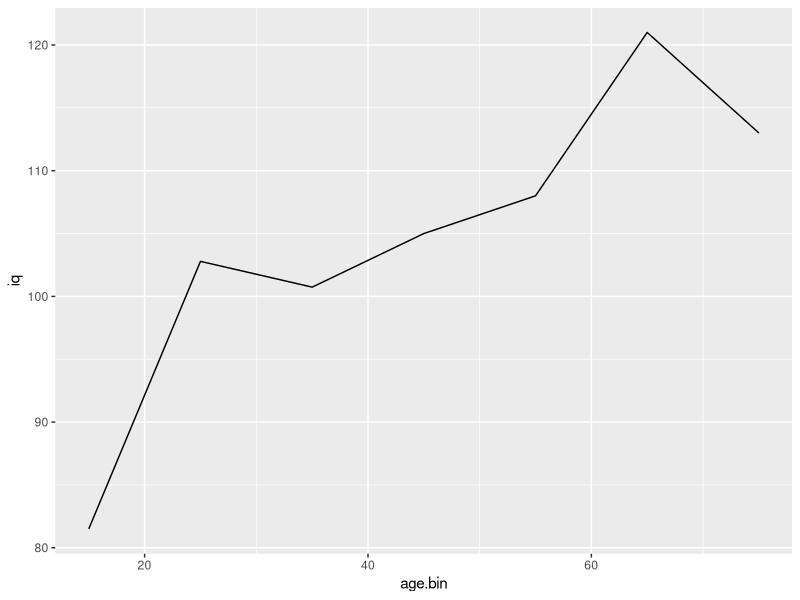
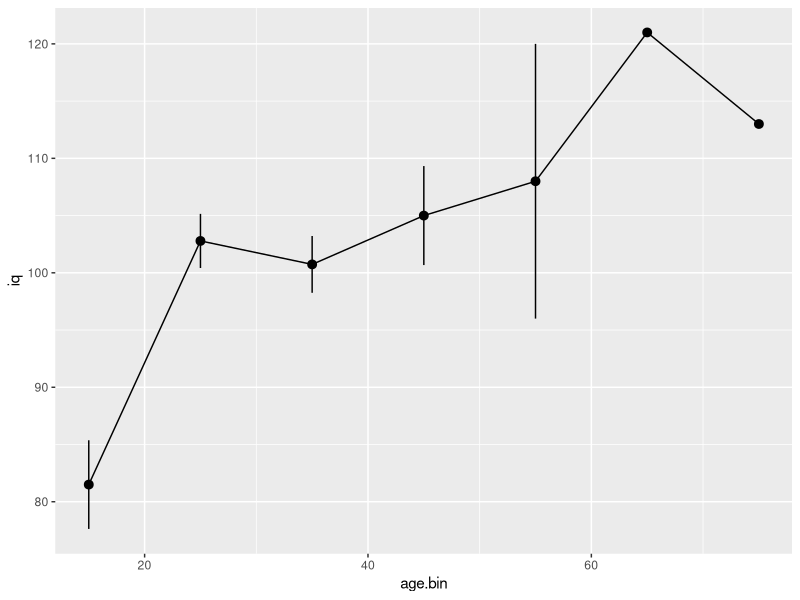
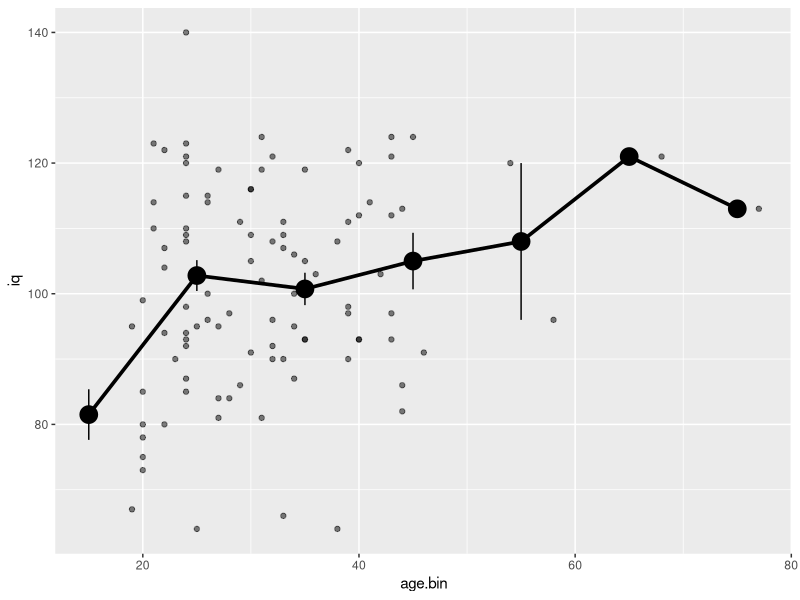
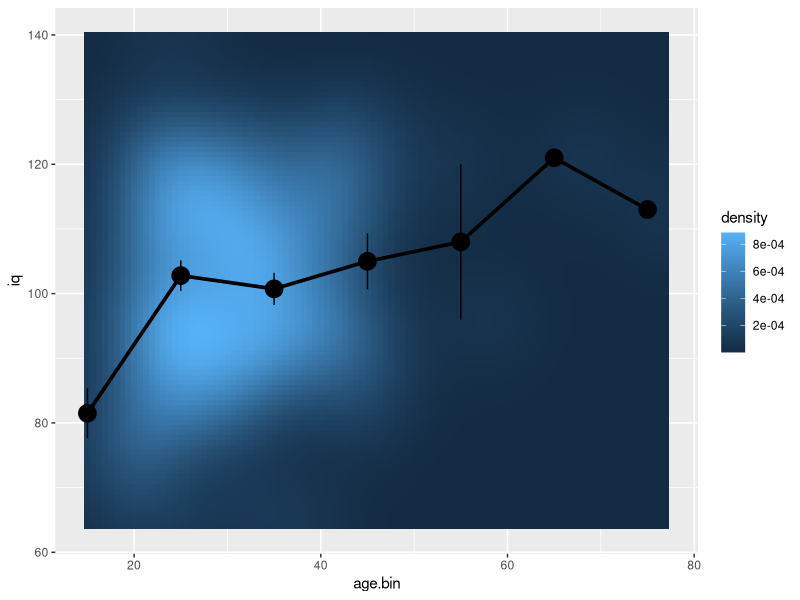
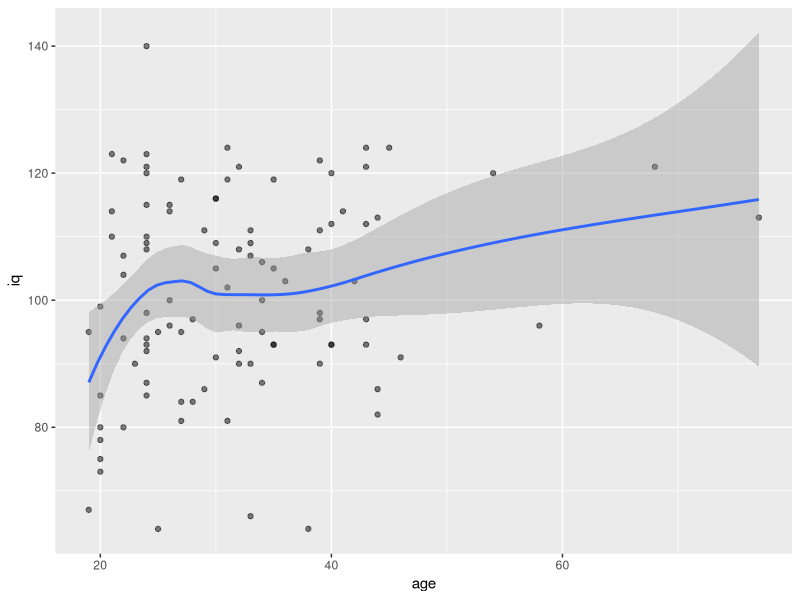

The R script that drew these images, in order:
## ---- chunk 1
library(ggplot2)

df = data.frame(iq=round(rnorm(100, 100, 15)),
                age=round(18+rgamma(100, 2, 1)*7))
## ---- chunk 2
df$age.bin = as.numeric(as.character(cut(df$age, breaks=seq(0, 120, by=10), labels = seq(5, 115, by=10))))
## ---- chunk 3
ggplot(df, aes(x=age.bin, y=iq))+stat_summary(fun.y = function(x){mean(x)}, 
                                              geom="line")
## ---- chunk 4
ggplot(df, aes(x=age.bin, y=iq))+stat_summary(fun.y = function(x){mean(x)}, 
                                              fun.ymax = function(x){mean(x) + sd(x)/sqrt(length(x))},
                                              fun.ymin = function(x){mean(x) - sd(x)/sqrt(length(x))},
                                              geom="pointrange")+
                                stat_summary(fun.y = function(x){mean(x)}, 
                                              geom="line")
## ---- chunk 5
ggplot(df, aes(x=age.bin, y=iq))+geom_point(aes(x=age), alpha=0.5) + 
                                stat_summary(fun.y = function(x){mean(x)}, 
                                              fun.ymax = function(x){mean(x) + sd(x)/sqrt(length(x))},
                                              fun.ymin = function(x){mean(x) - sd(x)/sqrt(length(x))},
                                              size=1.25,
                                              geom="pointrange")+
                                stat_summary(fun.y = function(x){mean(x)}, size=1.25,
                                              geom="line")
## ---- chunk 6
ggplot(df, aes(x=age.bin, y=iq)) + stat_density2d(aes(x=age, fill=..density..), geom='tile', contour = FALSE) + 
                                stat_summary(fun.y = function(x){mean(x)}, 
                                              fun.ymax = function(x){mean(x) + sd(x)/sqrt(length(x))},
                                              fun.ymin = function(x){mean(x) - sd(x)/sqrt(length(x))},
                                              size=1.25,
                                              geom="pointrange")+
                                stat_summary(fun.y = function(x){mean(x)}, size=1.25,
                                              geom="line")
## ---- chunk 7
ggplot(df, aes(x=age, y=iq))+geom_point(alpha=0.5) + geom_smooth()
